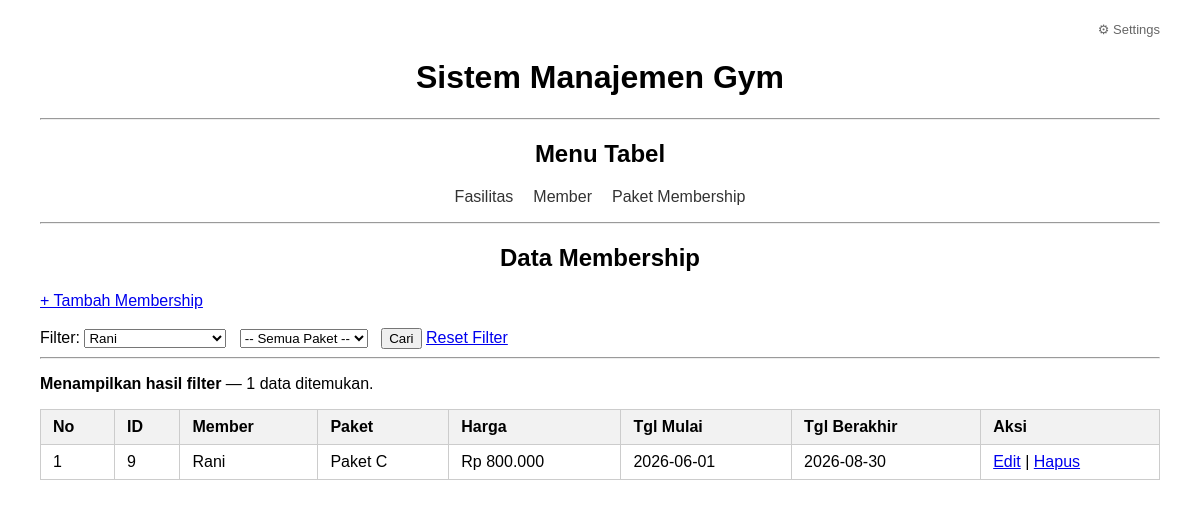
Page /ManajemenGym/index.php?f_member=2 on the committed database.
### tables this page shows
CREATE TABLE `membership` (
  `id_membership` int(11) NOT NULL,
  `id_member` int(11) NOT NULL,
  `id_paket` int(11) NOT NULL,
  `tgl_mulai` date NOT NULL,
  `tgl_berakhir` date NOT NULL
);

CREATE TABLE `member` (
  `id_member` int(11) NOT NULL,
  `nama` varchar(100) NOT NULL,
  `tgl_lahir` date DEFAULT NULL,
  `jenis_kelamin` enum('L','P') DEFAULT NULL
);

CREATE TABLE `paket_membership` (
  `id_paket` int(11) NOT NULL,
  `nama_paket` varchar(100) NOT NULL,
  `batas_waktu` varchar(100) NOT NULL,
  `harga` int(20) NOT NULL
);

### ManajemenGym/index.php (the view, shortened to what this page needs)
<?php
require_once 'config/koneksi.php';
$f_member = $conn->real_escape_string(trim($_GET['f_member'] ?? ''));
$f_paket  = $conn->real_escape_string(trim($_GET['f_paket']  ?? ''));
$opt_member = $conn->query("SELECT id_member, nama FROM member ORDER BY nama ASC");
$where = [];
if ($f_member !== '') $where[] = "m.id_member = '$f_member'";
$sql_where = count($where) ? 'WHERE ' . implode(' AND ', $where) : '';
$semua = $conn->query("
    SELECT
        ms.id_membership,
        m.nama        AS nama_member,
        p.nama_paket,
        p.harga,
        ms.tgl_mulai,
        ms.tgl_berakhir
    FROM membership ms
    JOIN member m           ON ms.id_member = m.id_member
    JOIN paket_membership p ON ms.id_paket  = p.id_paket
    $sql_where
    ORDER BY ms.id_membership ASC
");
?>
<!DOCTYPE html>
<html lang="id">
<head>
</head>
<body>
<div class="nav-settings">
  <a href="gym_info/edit.php">⚙ Settings</a>
</div>
<h1>Sistem Manajemen Gym</h1>
<hr>
<h2>Menu Tabel</h2>
<nav>
  <ul>
    <li><a href="fasilitas/index.php">Fasilitas</a></li>
    <li><a href="member/index.php">Member</a></li>
    <li><a href="paket_membership/index.php">Paket Membership</a></li>
  </ul>
</nav>
<hr>
<h2>Data Membership</h2>
<a href="membership/tambah.php">+ Tambah Membership</a>
<br><br>
<form method="GET" action="index.php">
  <label>Filter:</label>
  <select name="f_member">
    <?php while ($row = $opt_member->fetch_assoc()): ?>
      <option value="<?= $row['id_member'] ?>" <?= $f_member == $row['id_member'] ? 'selected' : '' ?>>
        <?= htmlspecialchars($row['nama']) ?>
      </option>
    <?php endwhile; ?>
  </select>
  <select name="f_paket">
    <option value="">-- Semua Paket --</option>
  </select>
  <button type="submit">Cari</button>
  <a href="index.php">Reset Filter</a>
</form>
<hr>
<?php $ada_filter = ($f_member || $f_paket); ?>
<?php if ($ada_filter): ?>
  <p><strong>Menampilkan hasil filter</strong> — <?= $semua->num_rows ?> data ditemukan.</p>
<?php endif; ?>
<table>
  <thead>
    <tr>
      <th>No</th>
      <th>ID</th>
      <th>Member</th>
      <th>Paket</th>
      <th>Harga</th>
      <th>Tgl Mulai</th>
      <th>Tgl Berakhir</th>
      <th>Aksi</th>
    </tr>
  </thead>
  <tbody>
    <?php if ($semua->num_rows === 0): ?>
      <tr><td colspan="8" align="center">Belum ada data</td></tr>
    <?php else: $no = 1; while ($row = $semua->fetch_assoc()): ?>
    <tr>
      <td><?= $no++ ?></td>
      <td><?= $row['id_membership'] ?></td>
      <td><?= htmlspecialchars($row['nama_member']) ?></td>
      <td><?= htmlspecialchars($row['nama_paket']) ?></td>
      <td>Rp <?= number_format($row['harga'], 0, ',', '.') ?></td>
      <td><?= $row['tgl_mulai'] ?></td>
      <td><?= $row['tgl_berakhir'] ?></td>
      <td>
        <a href="membership/edit.php?id=<?= $row['id_membership'] ?>">Edit</a> |
        <a href="membership/hapus.php?id=<?= $row['id_membership'] ?>" onclick="return confirm('Yakin hapus?')">Hapus</a>
      </td>
    </tr>
    <?php endwhile; endif; ?>
  </tbody>
</table>
</body>
</html>

### ManajemenGym/index.php (style rules this page uses)
body { font-family: Arial, sans-serif; margin: 20px 40px; }
h1, h2 { text-align: center; }
nav ul { display: flex; justify-content: center; list-style: none; padding: 0; gap: 20px; }
nav ul li a { text-decoration: none; color: #333; }
.nav-settings { text-align: right; margin-bottom: 5px; }
.nav-settings a { font-size: 13px; color: #666; text-decoration: none; }
table { border-collapse: collapse; width: 100%; margin-top: 10px; }
th, td { border: 1px solid #ccc; padding: 8px 12px; text-align: left; }
th { background-color: #f2f2f2; }

### rows in the picture
membership: id_membership "9", id_member.nama "Rani", id_paket.nama_paket "Paket C", id_paket.harga "800.000", tgl_mulai "2026-06-01", tgl_berakhir "2026-08-30"

### other values in the picture
$semua->num_rows "1"
form field f_member "Rani"
